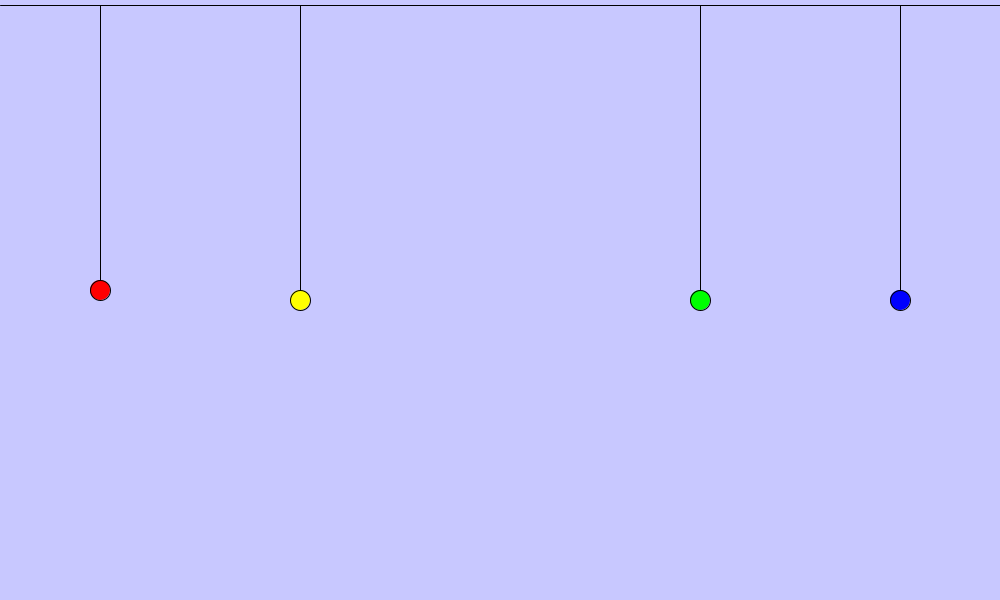
Frame 1 (no input)
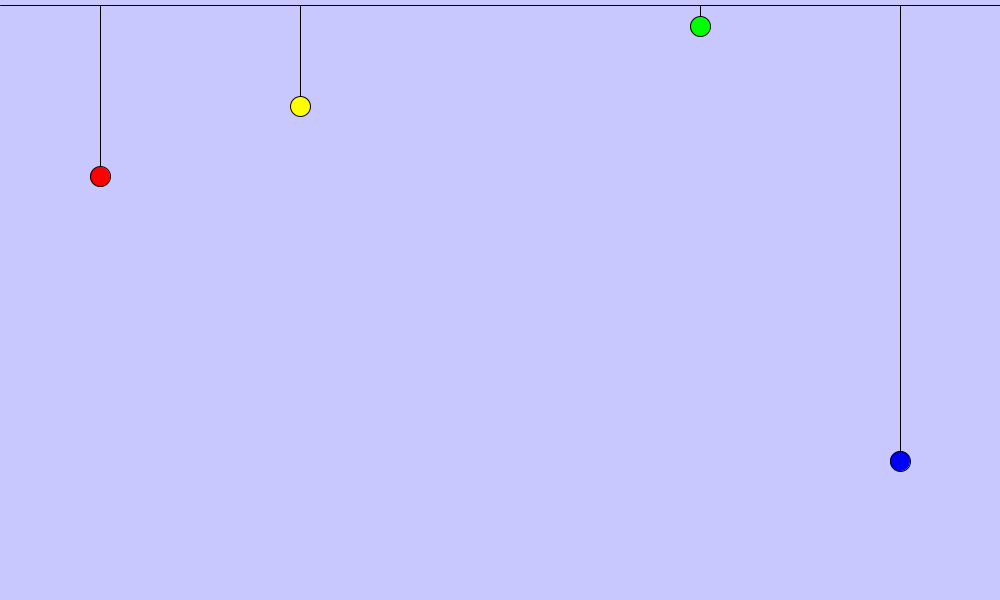
Frame 60 (the mouse pressed at the canvas centre just before this capture)
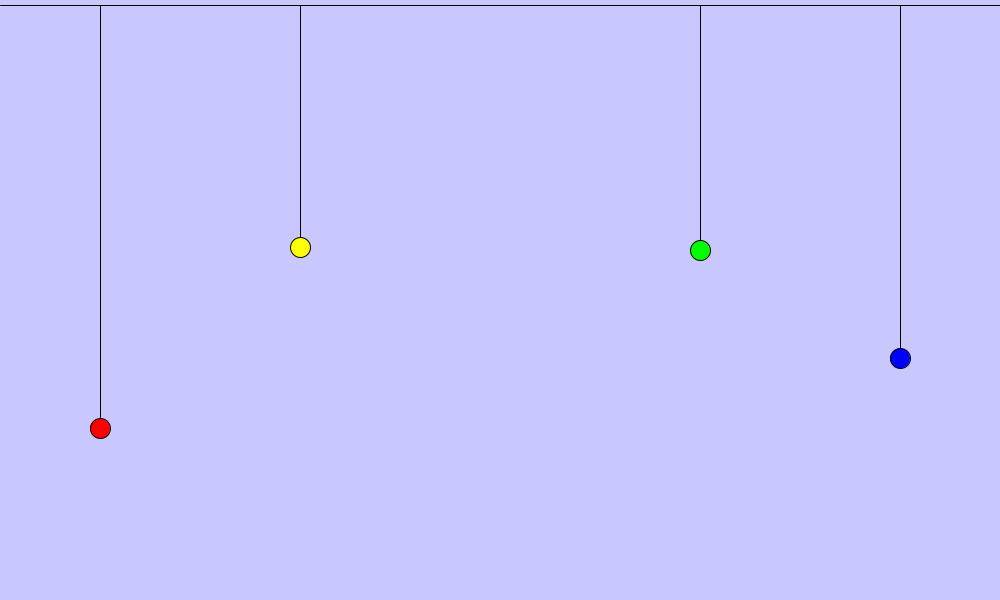
Frame 120 (the mouse held since frame 60 and released just before this capture)

The Processing sketch that drew these frames (run headless with seeded random() and noise(); from frame 60 on, the mouse is pressed at the canvas centre):

// Processing sketch: Escenario2
// ── Escenario2.pde
// -----------------------------------------------
// Plantilla para la implementación de integradores 
// numéricos en Simulación. Tema 1.
// 
// Sergio Casas & Miguel Lozano (Febrero 2021)
// Autor: Lluís Bello Alventosa
// --------------------------------------------------

// Definitions:
enum IntegratorType{
  NONE,
  EXPLICIT_EULER, 
  SIMPLECTIC_EULER, 
  HEUN, 
  RK2, 
  RK4
}

// Parameters of the numerical integration:
float         SIM_STEP = 0.1;   // Simulation time-step (s)
IntegratorType integrator = IntegratorType.EXPLICIT_EULER;   // ODE integration method

// Display values:
final boolean FULL_SCREEN = false;
final int DRAW_FREQ = 50;   // Draw frequency (Hz or Frame-per-second)
int DISPLAY_SIZE_X = 1000;   // Display width (pixels)
int DISPLAY_SIZE_Y = 600;   // Display height (pixels)

// Draw values:
final int [] BACKGROUND_COLOR = {200, 200, 255};
final int [] REFERENCE_COLOR = {0, 255, 0};
final int [] OBJECTS_COLOR1 = {255, 0, 0};
final int [] OBJECTS_COLOR2 = {255, 255, 0};
final int [] OBJECTS_COLOR3 = {0, 255, 0};
final int [] OBJECTS_COLOR4 = {0, 0, 255};

final float OBJECTS_SIZE = 1.0;   // Size of the objects (m)
final float PIXELS_PER_METER = 20.0;   // Display length that corresponds with 1 meter (pixels)
final PVector DISPLAY_CENTER = new PVector(0.0, 0.0);   // World position that corresponds with the center of the display (m)


// Parameters of the problem:
final float Gc = 9.801;   // Gravity constant (m/(s*s))
final PVector G = new PVector(0.0, -Gc);   // Acceleration due to gravity (m/(s*s))

final float L0 = 50;
/* Muelle 1
   Ks = 1    ---> Cuanto menor, se produce una elongación mayor del muelle, siendo este el segundo que más elongación consigue.
   Kd = 0.3  ---> Cuanto mayor, menos tiempo está en movimiento, siendo este, junto con el 3 los segundos que más duran.
*/
final float M1 = 5.0;   // Particle mass (kg)
final float Ks1 = 1; // Constante de elasticidad del muelle
final float Kd1 = 0.3; // Constante de amortiguación
PVector _s1 = new PVector();   // Position of the particle (m)
PVector _v1 = new PVector();   // Velocity of the particle (m/s)
PVector _a1 = new PVector();   // Accleration of the particle (m/(s*s))
final PVector S0_1 = new PVector(-20.0, 0.0);   // Particle's start position (m)
final PVector C1 = new PVector(-20.0, 5.0);

/* Muelle 2
   Ks = 1.1  ---> Cuanto menor, se produce una elongación mayor del muelle, siendo este el segundo que menos elongación consigue.
   Kd = 0.4  ---> Cuanto mayor, menos tiempo está en movimiento, siendo este el que menos dura.
*/
final float M2 = 5.0;   // Particle mass (kg)
final float Ks2 = 1.1; // Constante de elasticidad del muelle
final float Kd2 = 0.4; // Constante de amortiguación
PVector _s2 = new PVector();   // Position of the particle (m)
PVector _v2 = new PVector();   // Velocity of the particle (m/s)
PVector _a2 = new PVector();   // Accleration of the particle (m/(s*s))
final PVector S0_2 = new PVector(-10.0, 0.0);   // Particle's start position (m)
final PVector C2 = new PVector(-10.0, 5.0);

/* Muelle 3
   Ks = 1.15 ---> Cuanto menor, se produce una elongación mayor del muelle, siendo este el que menos elongación consigue.
   Kd = 0.3  ---> Cuanto mayor, menos tiempo está en movimiento, siendo este, junto con el 1 los segundos que más duran.
*/
final float M3 = 5.0;   // Particle mass (kg)
final float Ks3 = 1.15; // Constante de elasticidad del muelle
final float Kd3 = 0.3; // Constante de amortiguación
PVector _s3 = new PVector();   // Position of the particle (m)
PVector _v3 = new PVector();   // Velocity of the particle (m/s)
PVector _a3 = new PVector();   // Accleration of the particle (m/(s*s))
final PVector S0_3 = new PVector(10.0, 0.0);   // Particle's start position (m)
final PVector C3 = new PVector(10.0, 5.0);

/* Muelle 3
   Ks = 0.9  ---> Cuanto menor, se produce una elongación mayor del muelle, siendo este el que más elongación consigue.
   Kd = 0.1  ---> Cuanto mayor, menos tiempo está en movimiento, siendo este el que más dura.
*/
final float M4 = 5.0;   // Particle mass (kg)
final float Ks4 = 0.9; // Constante de elasticidad del muelle
final float Kd4 = 0.1; // Constante de amortiguación
PVector _s4 = new PVector();   // Position of the particle (m)
PVector _v4 = new PVector();   // Velocity of the particle (m/s)
PVector _a4 = new PVector();   // Accleration of the particle (m/(s*s))
final PVector S0_4 = new PVector(20.0, 0.0);   // Particle's start position (m)
final PVector C4 = new PVector(20.0, 5.0);

float _simTime = 0.0;

//------------------------------------------------------
// Inicialización

void settings(){
  if (FULL_SCREEN){
    fullScreen();
    DISPLAY_SIZE_X = displayWidth;
    DISPLAY_SIZE_Y = displayHeight;
  } 
  else
    size(DISPLAY_SIZE_X, DISPLAY_SIZE_Y);
}

void setup(){
  frameRate(DRAW_FREQ); 
  initSimulation();
}

//-------------------------------------------------------
// Simulation

void initSimulation(){
  _simTime = 0.0;
  
  _s1 = S0_1.copy();
  _v1.set(0.0, 5.0, 0.0);
  _a1.set(0.0, 0.0, 0.0);
  
  _s2 = S0_2.copy();
  _v2.set(0.0, 0.0, 0.0);
  _a2.set(0.0, 0.0, 0.0);
  
  _s3 = S0_3.copy();
  _v3.set(0.0, 0.0, 0.0);
  _a3.set(0.0, 0.0, 0.0);
  
  _s4 = S0_4.copy();
  _v4.set(0.0, 0.0, 0.0);
  _a4.set(0.0, 0.0, 0.0);
}

void updateSimulation(PVector _s, PVector _v, float Ks, float Kd, float M, PVector C, PVector _a){
  switch (integrator){
  case EXPLICIT_EULER:
    updateSimulationExplicitEuler(_s, _v, Ks, Kd, M, C, _a);
    break;

  case SIMPLECTIC_EULER:
    updateSimulationSimplecticEuler(_s, _v, Ks, Kd, M, C, _a);
    break;

  case HEUN:
    updateSimulationHeun(_s, _v, Ks, Kd, M, C, _a);
    break;

  case RK2:
    updateSimulationRK2(_s, _v, Ks, Kd, M, C, _a);
    break;

  case RK4:
    updateSimulationRK4(_s, _v, Ks, Kd, M, C, _a);
    break;
  }
  
  _simTime += SIM_STEP;
  
  // Solucion analitica la posicion: doble integracion 
  // s_a.x = S0.x + (M*_v0.x/K)*(1-exp((-K/M)*_simTime));
  // s_a.y = S0.y + (M/K)*((M*Gc/K) + _v0.y)*(1-exp((-K/M)*_simTime)) - (M*Gc*_simTime)/K;
}

void updateSimulationExplicitEuler(PVector _s, PVector _v, float Ks, float Kd, float M, PVector C, PVector _a){
  _a = calculateAcceleration(_s, _v, Ks, Kd, M, C);
  _s.add(PVector.mult(_v, SIM_STEP));
  _v.add(PVector.mult(_a, SIM_STEP));
}

void updateSimulationSimplecticEuler(PVector _s, PVector _v, float Ks, float Kd, float M, PVector C, PVector _a){
  _a = calculateAcceleration(_s, _v, Ks, Kd, M, C);
  _v.add(PVector.mult(_a, SIM_STEP));
  _s.add(PVector.mult(_v, SIM_STEP));
}

void updateSimulationHeun(PVector _s, PVector _v, float Ks, float Kd, float M, PVector C, PVector _a){
  _a = calculateAcceleration(_s, _v, Ks, Kd, M, C);
  PVector _s2 = PVector.add(_s, PVector.mult(_v, SIM_STEP));    
  PVector _v2 = PVector.add(_v, PVector.mult(_a, SIM_STEP));
  PVector v_promedio =  PVector.add(_v, _v2);    
  _s.add(PVector.mult(v_promedio, SIM_STEP*0.5));
  PVector _a2 = calculateAcceleration(_s2, _v2, Ks, Kd, M, C);
  PVector a_promedio = PVector.add(_a, _a2);
  _v.add(PVector.mult(a_promedio, SIM_STEP*0.5));
}

void updateSimulationRK2(PVector _s, PVector _v, float Ks, float Kd, float M, PVector C, PVector _a){
  _a = calculateAcceleration(_s, _v, Ks, Kd, M, C);
  PVector _k1v = PVector.mult(_a, SIM_STEP);
  PVector _k1s = PVector.mult(_v, SIM_STEP);

  PVector _v2 = PVector.add(_v, PVector.mult(_k1v, 0.5));
  PVector _s2 = PVector.add(_s, PVector.mult(_k1s, 0.5));
  PVector _a2 = calculateAcceleration(_s2, _v2, Ks, Kd, M, C);
  PVector _k2v = PVector.mult(_a2, SIM_STEP);
  PVector _k2s = PVector.mult(PVector.add(_v, PVector.mult(_k1v, 0.5)), SIM_STEP);
  
  _s.add(_k2s);    
  _v.add(_k2v);
}

void updateSimulationRK4(PVector _s, PVector _v, float Ks, float Kd, float M, PVector C, PVector _a){
  _a = calculateAcceleration(_s, _v, Ks, Kd, M, C);
  PVector _k1v = PVector.mult(_a, SIM_STEP);
  PVector _k1s = PVector.mult(_v, SIM_STEP);

  PVector _v2 = PVector.add(_v, PVector.mult(_k1v, 0.5));
  PVector _s2 = PVector.add(_s, PVector.mult(_k1s, 0.5));
  PVector _a2 = calculateAcceleration(_s2, _v2, Ks, Kd, M, C);
  
  PVector _k2v = PVector.mult(_a2, SIM_STEP);
  PVector _k2s = PVector.mult(PVector.add(_v, PVector.mult(_k1v, 0.5)), SIM_STEP);
  
  PVector _v3 = PVector.add(_v, PVector.mult(_k2v, 0.5));
  PVector _s3 = PVector.add(_s, PVector.mult(_k2s, 0.5));
  PVector _a3 = calculateAcceleration(_s3, _v3, Ks, Kd, M, C);
  
  PVector _k3v = PVector.mult(_a3, SIM_STEP);
  PVector _k3s = PVector.mult(PVector.add(_v, PVector.mult(_k2v, 0.5)), SIM_STEP);

  PVector _v4 = PVector.add(_v, _k3v);
  PVector _s4 = PVector.add(_s, _k3s);
  PVector _a4 = calculateAcceleration(_s4, _v4, Ks, Kd, M, C);
  PVector _k4v = PVector.mult(_a4, SIM_STEP);
  PVector _k4s = PVector.mult(PVector.add(_v, _k3v), SIM_STEP);
    
  _v.add(PVector.mult(_k1v, 1/6.0));
  _v.add(PVector.mult(_k2v, 1/3.0));
  _v.add(PVector.mult(_k3v, 1/3.0));
  _v.add(PVector.mult(_k4v, 1/6.0));
  
  _s.add(PVector.mult(_k1s, 1/6.0));
  _s.add(PVector.mult(_k2s, 1/3.0));
  _s.add(PVector.mult(_k3s, 1/3.0));
  _s.add(PVector.mult(_k4s, 1/6.0));
}

//-----------------------------------------------------------
// Aceleración del problema dy/dx = dv/dt, función a integrar

// Problema - Tiro parabólico

// Ecuacion Diferencial:
// s' = v(t)
// v' = a(s(t), v(t))
// siendo: 
//      a(s(t), v(t)) = [Froz(v(t)) + Fpeso ]/m
//      Froz = -k·v(t)
//      Fpeso = mg; siendo g(0, -9.8) m/s²

PVector calculateAcceleration(PVector s, PVector v, float Ks, float Kd, float M, PVector C){
  PVector Felas = new PVector(0, 0);
  PVector Froz = new PVector(0, 0);
  PVector Fpeso = new PVector(0, 0);
  PVector Ft = new PVector(0, 0);
  PVector Ff = new PVector(0, 0);
  PVector a = new PVector(0, 0);
  
  Froz   = PVector.mult(v, Kd);
  Fpeso  = PVector.mult(G, M);
  
  Felas  = PVector.mult(new PVector(Felas.x, s.y - L0), -Ks);
  
  Ft = PVector.sub(Felas, Froz);
  Ff = PVector.add(Ft, Fpeso);
  a = PVector.div(Ff, M);
  return a;
}

//-------------------------------------------------------
void draw(){
  background(BACKGROUND_COLOR[0], BACKGROUND_COLOR[1], BACKGROUND_COLOR[2]);
  updateSimulation(_s1, _v1, Ks1, Kd1, M1, C1, _a1);
  updateSimulation(_s2, _v2, Ks2, Kd2, M2, C2, _a2);
  updateSimulation(_s3, _v3, Ks3, Kd3, M3, C3, _a3);
  updateSimulation(_s4, _v4, Ks4, Kd4, M4, C4, _a4);
  drawScene();
}

void drawScene(){
  strokeWeight(1);

  PVector screenPos1 = new PVector();
  PVector screenPos2 = new PVector();
  PVector screenPos3 = new PVector();
  PVector screenPos4 = new PVector();
  
  pushMatrix();
    line(0.0, 5, width, 5);
  popMatrix();
  pushMatrix();
    fill(OBJECTS_COLOR1[0], OBJECTS_COLOR1[1], OBJECTS_COLOR1[2]);
    worldToScreen(_s1, screenPos1);
    line(screenPos1.x, 5, screenPos1.x, screenPos1.y);
    circle(screenPos1.x, screenPos1.y, worldToPixels(OBJECTS_SIZE));
  popMatrix();
  pushMatrix();
    fill(OBJECTS_COLOR2[0], OBJECTS_COLOR2[1], OBJECTS_COLOR2[2]);
    worldToScreen(_s2, screenPos2);
    line(screenPos2.x, 5, screenPos2.x, screenPos2.y);
    circle(screenPos2.x, screenPos2.y, worldToPixels(OBJECTS_SIZE));
  popMatrix();
  pushMatrix();
    fill(OBJECTS_COLOR3[0], OBJECTS_COLOR3[1], OBJECTS_COLOR3[2]);
    worldToScreen(_s3, screenPos3);
    line(screenPos3.x, 5, screenPos3.x, screenPos3.y);
    circle(screenPos3.x, screenPos3.y, worldToPixels(OBJECTS_SIZE));
  popMatrix();
  pushMatrix();
    fill(OBJECTS_COLOR4[0], OBJECTS_COLOR4[1], OBJECTS_COLOR4[2]);
    worldToScreen(_s4, screenPos4);
    line(screenPos4.x, 5, screenPos4.x, screenPos4.y);
    circle(screenPos4.x, screenPos4.y, worldToPixels(OBJECTS_SIZE));
  popMatrix();
}

//-----------------------------------------------------
// World2Screen functions ...

// Converts distances from world length to pixel length
float worldToPixels(float dist){
  return dist*PIXELS_PER_METER;
}

// Converts distances from pixel length to world length
float pixelsToWorld(float dist){
  return dist/PIXELS_PER_METER;
}

// Converts a point from world coordinates to screen coordinates
void worldToScreen(PVector worldPos, PVector screenPos){
  screenPos.x = 0.5*DISPLAY_SIZE_X + (worldPos.x - DISPLAY_CENTER.x)*PIXELS_PER_METER;
  screenPos.y = 0.5*DISPLAY_SIZE_Y - (worldPos.y - DISPLAY_CENTER.y)*PIXELS_PER_METER;
}

// Converts a point from screen coordinates to world coordinates
void screenToWorld(PVector screenPos, PVector worldPos){
  worldPos.x = ((screenPos.x - 0.5*DISPLAY_SIZE_X)/PIXELS_PER_METER) + DISPLAY_CENTER.x;
  worldPos.y = ((0.5*DISPLAY_SIZE_Y - screenPos.y)/PIXELS_PER_METER) + DISPLAY_CENTER.y;
}

//-----------------------------------------------------
// Interaction

void keyPressed(){
  if (key == 'r' || key == 'R'){
    initSimulation();
  }
  if (key == '+'){
    SIM_STEP *= 1.1;
  }
  if (key == '-'){
    SIM_STEP /= 1.1;
  }
}
